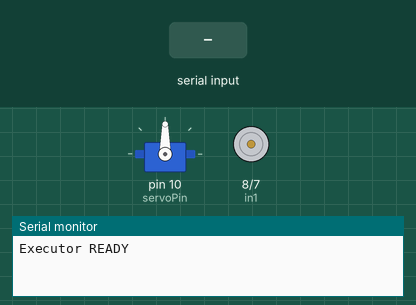
Bench run of a sketch on a simulated Arduino Uno, built with avr-gcc and run on an emulated ATmega328P. Parts: servo, motor-driver pin pairs drawn as motors (green arrow = first pin HIGH = forward, orange = second pin HIGH = backward, longer = more drive, scaled by the enable pin), the last lines printed to the serial monitor. The inputs (shaded band) are chosen by the test bench.

Above: at 1.2 s.
1.3 s: "S,45\n" received over the second serial link
At 2.5 s:
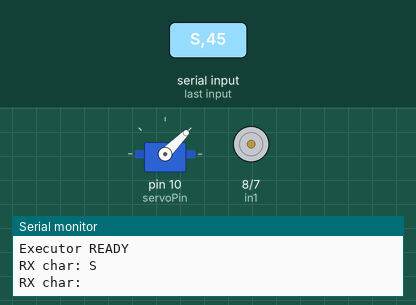
2.8 s: "M90\n" received over the second serial link
At 3.9 s:
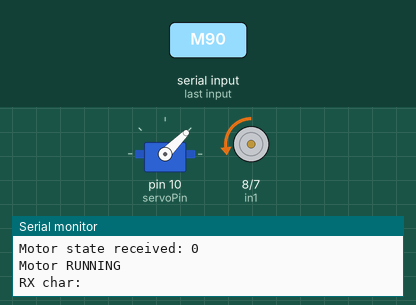
4.3 s: "S90\n" received over the second serial link
At 5.0 s:
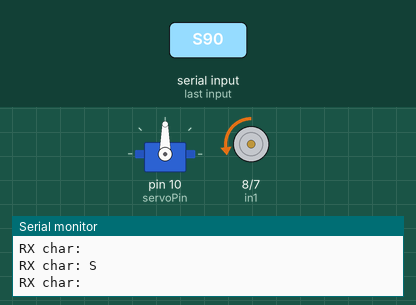
5.8 s: "S" received over the second serial link
At 8.1 s:
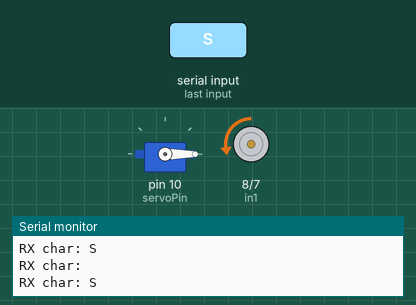
Timing chart, 0 to 9.2 s (numbered marks = the images above; inputs shaded):
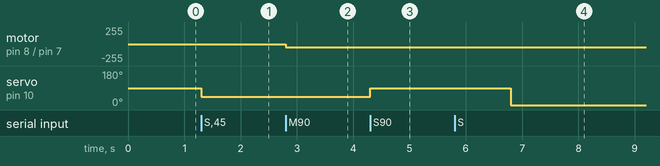

The sketch:

arduino_2.ino
```cpp
#include <SoftwareSerial.h>
#include <Servo.h>

// ===== SOFTWARE SERIAL =====
SoftwareSerial link(5, 6);

// ===== SERVO =====
Servo myServo;
const int servoPin = 10;

// ===== DC MOTOR =====
const int enA = 9;
const int in1 = 8;
const int in2 = 7;

void setup() {
  Serial.begin(9600);
  link.begin(2400);

  myServo.attach(servoPin);

  pinMode(enA, OUTPUT);
  pinMode(in1, OUTPUT);
  pinMode(in2, OUTPUT);

  Serial.println("Executor READY");
}

void loop() {
  if (link.available()) {
    char c = link.read();

    Serial.print("RX char: ");
    Serial.println(c);

    // ===== SERVO =====
	if (c == 'S') {
  	  int angle = link.parseInt();
      myServo.write(angle);
	}

    // ===== MOTOR =====
    if (c == 'M') {
      char colon = link.read();
      int state = link.parseInt();

      Serial.print("Motor state received: ");
      Serial.println(state);

      if (state == 1) {
        digitalWrite(in1, LOW);
        digitalWrite(in2, LOW);
        analogWrite(enA, 0);
        Serial.println("Motor STOPPED");
      }
      else if (state == 2) {
        digitalWrite(in1, HIGH);
        digitalWrite(in2, LOW);
        analogWrite(enA, 50);
        Serial.println("Motor RUNNING");
      }
      else {
        digitalWrite(in1, LOW);
        digitalWrite(in2, HIGH);
        analogWrite(enA, 50);
        Serial.println("Motor RUNNING");
      }
    }
  }
}
```

Measured:
- after the input at 1.3 s, servo on pin 10 (servoPin): 90° → 45° at once
- after the input at 2.8 s, motor on pin 8 (in1) / pin 7 (in2): stopped → backward 50/255 at once
- after the input at 4.3 s, servo on pin 10 (servoPin): 45° → 90° at once
- after the input at 5.8 s, servo on pin 10 (servoPin): 90° → 0° after 1.0 s
